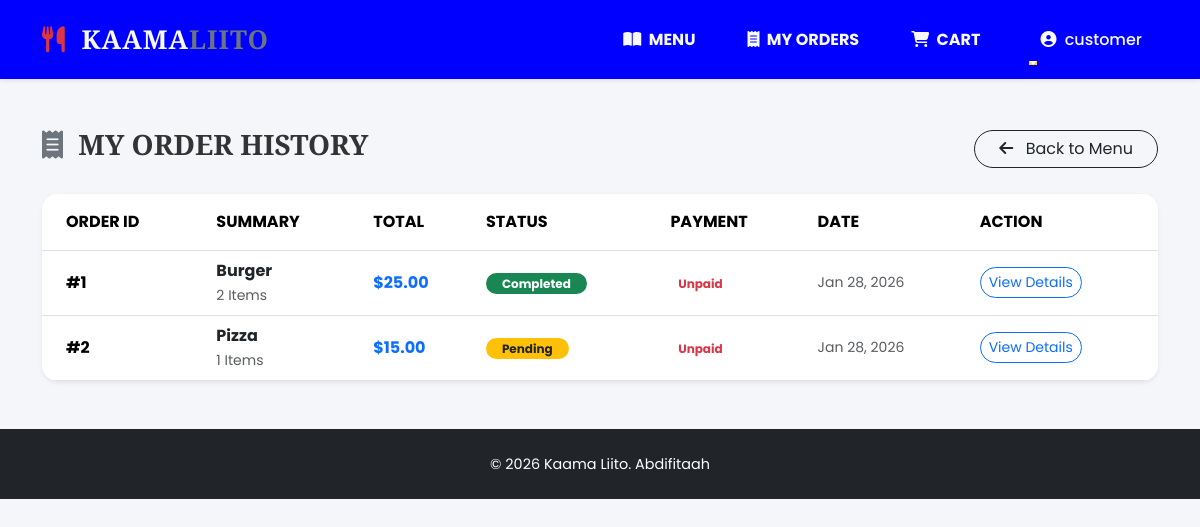
The page /user/orders.php (signed in) on the database its author committed.
### tables this page shows
CREATE TABLE `orders` (
  `id` int(11) NOT NULL AUTO_INCREMENT,
  `customer` varchar(50) NOT NULL,
  `item` varchar(100) NOT NULL,
  `quantity` int(11) NOT NULL,
  `total` decimal(10,2) NOT NULL,
  `status` enum('Pending','Completed') NOT NULL DEFAULT 'Pending',
  `order_date` timestamp NOT NULL DEFAULT current_timestamp(),
  PRIMARY KEY (`id`)
);

### user/orders.php (the view)
<?php
include("includes/header.php");
include("includes/navbar.php");
$customer = $_SESSION['user'];
$q = mysqli_query($conn,"SELECT * FROM orders WHERE customer='$customer' ORDER BY order_date DESC");
?>
<div class="container mt-5 mb-5">
    <div class="d-flex justify-content-between align-items-center mb-4">
        <h3 class="fw-bold"><i class="fas fa-receipt text-secondary me-2"></i> MY ORDER HISTORY</h3>
        <a href="index.php" class="btn btn-outline-dark rounded-pill px-4">
            <i class="fas fa-arrow-left me-2"></i> Back to Menu
        </a>
    </div>
    <div class="card border-0 shadow-sm rounded-4 overflow-hidden">
        <div class="card-body p-0">
            <div class="table-responsive">
                <table class="table table-hover align-middle mb-0">
                    <thead class="bg-light">
                        <tr>
                            <th class="py-3 ps-4">ORDER ID</th>
                            <th class="py-3">SUMMARY</th>
                            <th class="py-3">TOTAL</th>
                            <th class="py-3">STATUS</th>
                            <th class="py-3">PAYMENT</th>
                            <th class="py-3">DATE</th>
                            <th class="py-3">ACTION</th>
                        </tr>
                    </thead>
                    <tbody>
                        <?php if(mysqli_num_rows($q)==0){ ?>
                            <tr><td colspan="6" class="text-center py-5 text-muted">You haven't placed any orders yet.</td></tr>
                        <?php } else {
                        while($row = mysqli_fetch_assoc($q)){ ?>
                        <tr>
                            <td class="ps-4 fw-bold">#<?= $row['id']; ?></td>
                            <td class="text-muted">
                                <span class="fw-bold text-dark"><?= $row['item']; ?></span>
                                <br><small><?= $row['quantity']; ?> Items</small>
                            </td>
                            <td class="fw-bold text-primary">$<?= number_format($row['total'], 2); ?></td>
                            <td>
                                <?php if($row['status']=="Pending"){ ?>
                                    <span class="badge bg-warning text-dark rounded-pill px-3">Pending</span>
                                <?php } else { ?>
                                    <span class="badge bg-success rounded-pill px-3">Completed</span>
                                <?php } ?>
                            </td>
                            <td>
                                <?php
                                $pstatus = $row['payment_status'] ?? 'Pending';
                                if($pstatus=="Paid"){ ?>
                                    <span class="badge bg-light-success text-success fw-bold">Paid</span>
                                <?php } else { ?>
                                    <span class="badge bg-light-danger text-danger fw-bold">Unpaid</span>
                                <?php } ?>
                            </td>
                            <td class="text-muted small"><?= date('M d, Y', strtotime($row['order_date'])); ?></td>
                            <td>
                                <a href="view_order.php?id=<?= $row['id']; ?>" class="btn btn-sm btn-outline-primary rounded-pill">
                                    View Details
                                </a>
                            </td>
                        </tr>
                        <?php } } ?>
                    </tbody>
                </table>
            </div>
        </div>
    </div>
</div>
<?php include("includes/footer.php"); ?>

### assets/style.css (style rules this page uses)
:root { --primary-color: #D32F2F; --secondary-color: #1A1A1A; --accent-color: #FFD700; --text-light: #F8F9FA; --text-dark: #333333; --glass-bg: rgba(255, 255, 255, 0.1); --glass-border: rgba(255, 255, 255, 0.2); --card-shadow: 0 8px 32px 0 rgba(31, 38, 135, 0.37); }
body { font-family: 'Poppins', sans-serif; background-color: #f4f6f9; color: var(--text-dark); margin: 0; padding: 0; overflow-x: hidden; }
h1, h2, h3, h4, h5, h6, .navbar-brand { font-family: 'Playfair Display', serif; }

### user/includes/header.php (style rules this page uses)
body { padding-top: 80px; }

### rows shown on the page
orders: id "1", item "Burger", quantity "2", total "25.00", status "Completed", payment_status "Unpaid", order_date "Jan 28, 2026"
orders: id "2", item "Pizza", quantity "1", total "15.00", status "Pending", payment_status "Unpaid", order_date "Jan 28, 2026"

### other values the page prints
$_SESSION['user'] "customer"
